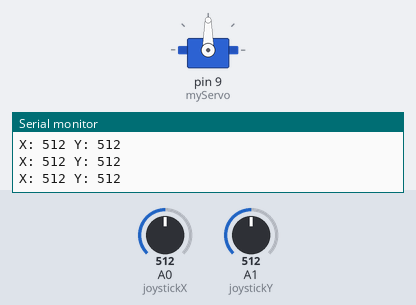
This sketch was run on a simulated Arduino Uno, built with avr-gcc and run on an emulated ATmega328P. Parts: servo, the last lines printed to the serial monitor. The inputs (shaded band) are chosen by the test bench; at power-on: A0 (joystickX) = 512, A1 (joystickY) = 512.

Above: at 1.2 s.
1.3 s: A0 (joystickX) set to 716
At 2.2 s:
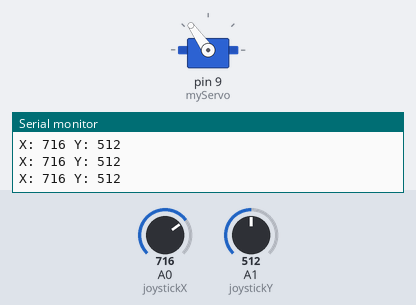
2.8 s: A0 (joystickX) set to 900
At 4.0 s:
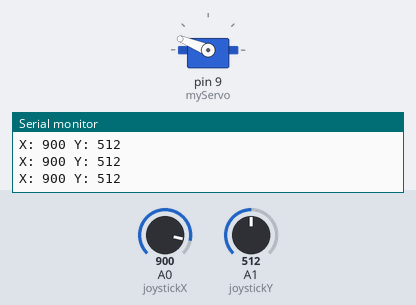
4.3 s: A0 (joystickX) set to 11
At 5.4 s:
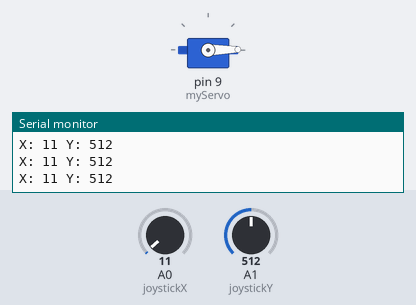
5.8 s: A0 (joystickX) set to 8
7.3 s: A0 (joystickX) set to 90
At 8.5 s:
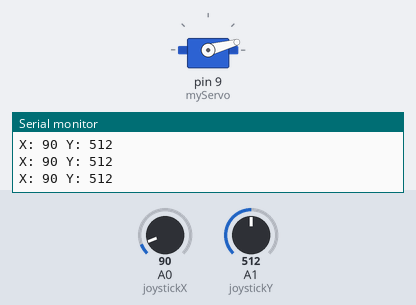
8.8 s: A0 (joystickX) set to 110
At 9.2 s:
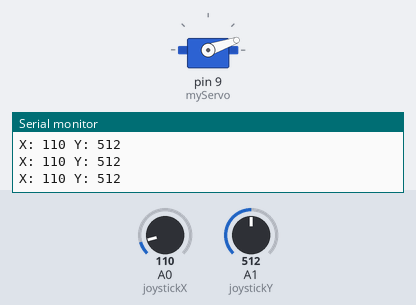
Timing chart, 0 to 11.3 s (numbered marks = the images above; inputs shaded):
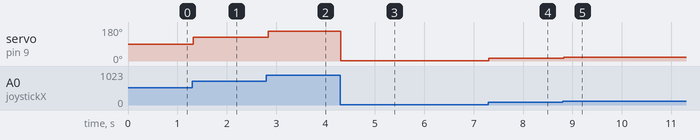

The sketch:

15.joystick_with_servo.ino
```cpp
#include <Servo.h>

#define joystickX A0
#define joystickY A1
Servo myServo;

void setup() {
  myServo.attach(9);  // Attach servo to pin 9
  Serial.begin(9600);
}

void loop() {
  int xVal = analogRead(joystickX);
  int yVal = analogRead(joystickY);

  int servoPosition = map(xVal, 0, 1023, 0, 180);  // Map joystick X to servo position

  myServo.write(servoPosition);  // Set servo position

  Serial.print("X: ");
  Serial.print(xVal);
  Serial.print(" Y: ");
  Serial.println(yVal);

  delay(50);
}
```

Measured:
- after the input at 1.3 s, servo on pin 9 (myServo): 90° → 125° at once
- after the input at 2.8 s, servo on pin 9 (myServo): 125° → 158° at once
- after the input at 4.3 s, servo on pin 9 (myServo): 158° → 1° at once
- after the input at 7.3 s, servo on pin 9 (myServo): 1° → 15° at once
- after the input at 8.8 s, servo on pin 9 (myServo): 15° → 19° at once
